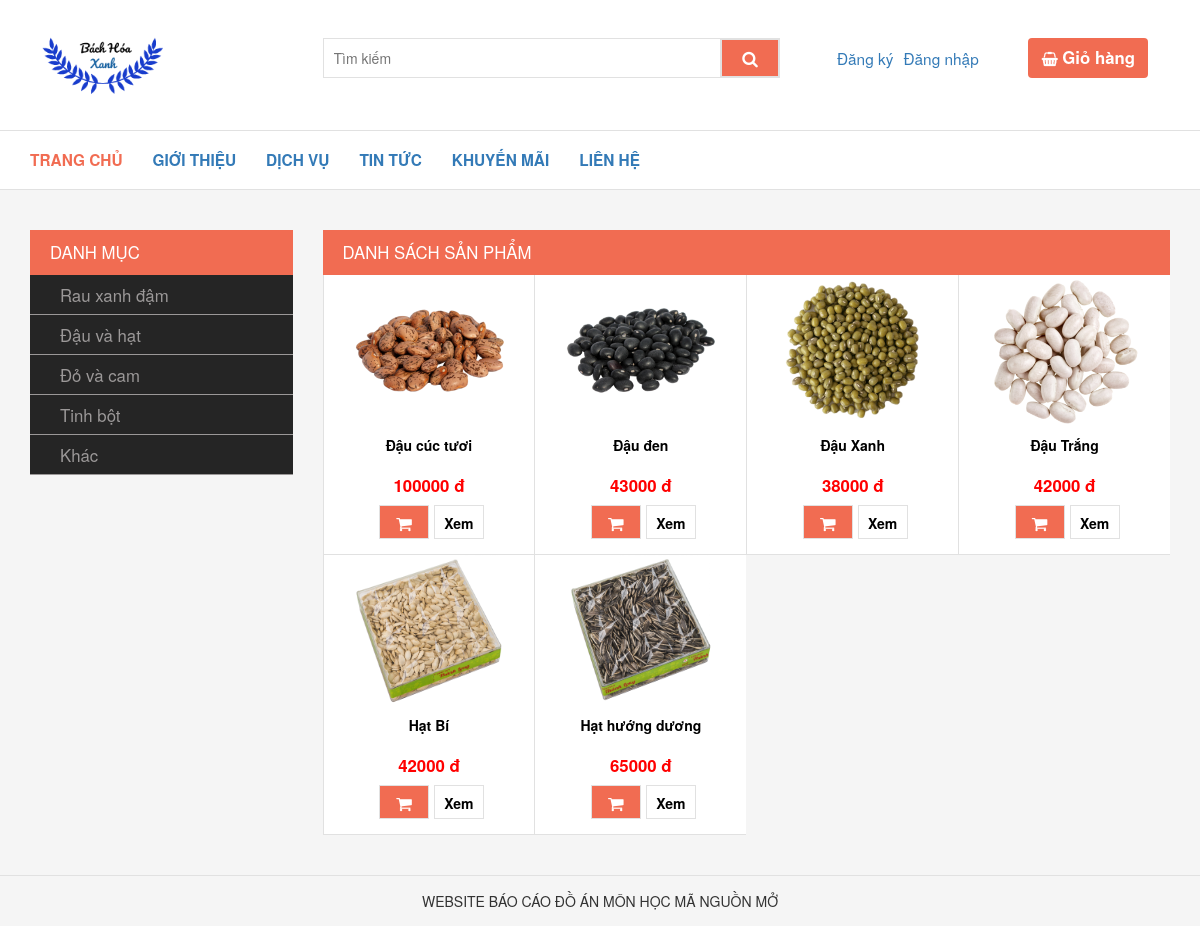
Page /lsproduct/view/2 on the committed database.
### tables this page shows
CREATE TABLE `products` (
  `id` int(11) NOT NULL,
  `product_name` varchar(100) NOT NULL,
  `picture` varchar(100) DEFAULT NULL,
  `origin` varchar(100) NOT NULL,
  `unit_price` int(12) NOT NULL,
  `unit` varchar(20) NOT NULL,
  `stock` float NOT NULL,
  `supplier_id` int(11) NOT NULL,
  `description` text NOT NULL,
  `category_id` int(11) NOT NULL
);

### libs/view.php (called while the page is built, shortened)
<?php
class View
{
  public function RenderCustomer($name, $data = false)
  {
      require_once 'views/header.php';
      require_once 'views/'. $name . '.php';
      require_once 'views/footer.php';
  }
}

### controllers/lsproductController.php (called while the page is built, shortened)
<?php
class lsproductController extends Controller
{
  public function view($id = null)
  {
    $data = $this->model->getlsProduct($id);
    $this->view->RenderCustomer('lsproduct/index',$data);
  }
}

### index.php (called while the page is built, shortened)
<?php
require 'libs/model.php';
require 'libs/view.php';
require 'libs/database.php';
$app = new Bootstrap();

### libs/database.php (called while the page is built, shortened)
<?php
class Database extends PDO
{
	public function select($sql, $array = array() , $fetchMode = PDO::FETCH_ASSOC	)
	{
		$sth = $this ->prepare($sql);
		foreach ($array as $key => $value) {
			$sth->bindValue("$key",$value);
		}
		$sth->execute();
		return $sth ->fetchAll($fetchMode);
	}
}

### models/lsproductModel.php (called while the page is built, shortened)
<?php
class lsproductModel extends Model
{
  public function getlsProduct($id)
  {
    $query = "SELECT * FROM products WHERE category_id = :id ";
    $array = array(':id' => $id);
    $result = $this->db->select($query, $array);
    return $result;
  }
}

### libs/model.php (called while the page is built)
<?php
class Model
{
  function __construct()
  {
    $this->db = new Database(DB_TYPE, DB_HOST, DB_NAME, DB_USER, DB_PASS);
  }
}

### views/lsproduct/index.php (the view)
<section class="section-1">
  <div class="container margin-section">
    <div class="row">
      <div class="col-md-3">
        <div>
          <div class="section-title">
            <span>Danh mục</span>
          </div>
          <div class="section-menu">
            <ul>
              <li>
                <a href="<?php echo URL ?>lsproduct/view/1">Rau xanh đậm</a>
              </li>
              <li>
                <a href="<?php echo URL ?>lsproduct/view/2">Đậu và hạt</a>
              </li>
              <li>
                <a href="<?php echo URL ?>lsproduct/view/3">Đỏ và cam</a>
              </li>
              <li>
                <a href="<?php echo URL ?>lsproduct/view/4">Tinh bột</a>
              </li>
              <li>
                <a href="<?php echo URL ?>lsproduct/view/5">Khác</a>
              </li>
            </ul>
          </div>
        </div>
      </div>
      <div class="col-md-9">
        <div class="section-title">
          <span>Danh sách sản phẩm</span>
        </div>
        <div class="section-list-item">
          <ul>
            <?php foreach ($data as $value) { ?>
              <li>
                  <img src="<?php echo URL.$value['picture'] ?>" alt="Cam">
                  <a href=""><?php echo $value["product_name"]; ?> </a>
                  <span><?php echo $value["unit_price"]; ?> đ</span>
                  <div class="add-view ">
                    <a href="<?php echo URL . 'cart/addCart/'.$value["id"]?>" ><i class="fa fa-shopping-cart" aria-hidden="true"></i></a>
                    <a href="<?php echo URL . 'lsproduct/detail/'.$value["id"] ?>" >Xem</a>
                </div>
              </li>
            <?php }?>
          </ul>
        </div>
      </div>
    </div>
  </div>
</section>

### public/css/style.css (style rules this page uses)
* { margin: 0; padding: 0; box-sizing: border-box; }
li { list-style-type: none; }
body { background-color: #f5f5f5; }
.margin-section { margin-top: 40px; }
.section-1, .section-2 { margin-bottom: 30px; }
.section-title { text-transform: uppercase; background-color: #f16c52; color: #fff; font-size: 1.2em; padding-left: 20px; height: 45px; line-height: 45px; font-weight: 500; }
.section-menu ul li { border-bottom: 1px solid #9b9898; height: 40px; line-height: 40px; padding-left: 30px; }
.section-menu { background-color: #252525; }
.section-menu a { color: #9b9898; display: block; font-size: 1.2em; font-weight: 500; }
.margin-section img { width: 130px; height: 130px; }
.section-list-item ul { display: flex; flex-flow: wrap; }
.section-list-item ul li { width: 25%; border-bottom:1px solid #e1e1e1; background-color: #fff; height: 280px; }
.section-list-item ul li:nth-child(n+1) { border-left: 1px solid #e1e1e1; }
.section-list-item img,.section-list-item a,.section-list-item span { display: block; text-align: center; }
.section-list-item a,.section-list-item span { height: 40px; line-height: 40px; color: black; font-weight: 600; }
.section-list-item img { width: 150px; height: 150px; margin: auto; }
.section-list-item span { font-size: 1.2em; color: red; }
.add-view { display: flex; justify-content: center; }
.add-view a { display: block; width: 50px; height: 34px; line-height: 34px; margin-left: 5px; text-align: center; border: 1px solid #e1e1e1; }
.add-view a:first-child { color: #fff; background-color:#f16c52; font-size: 1.2em; }

### rows in the picture
products: picture (picture), product_name "Đậu cúc tươi", unit_price "100000"
products: picture (picture), product_name "Đậu đen", unit_price "43000"
products: picture (picture), product_name "Đậu Xanh", unit_price "38000"
products: picture (picture), product_name "Đậu Trắng", unit_price "42000"
products: picture (picture), product_name "Hạt Bí", unit_price "42000"
products: picture (picture), product_name "Hạt hướng dương", unit_price "65000"
